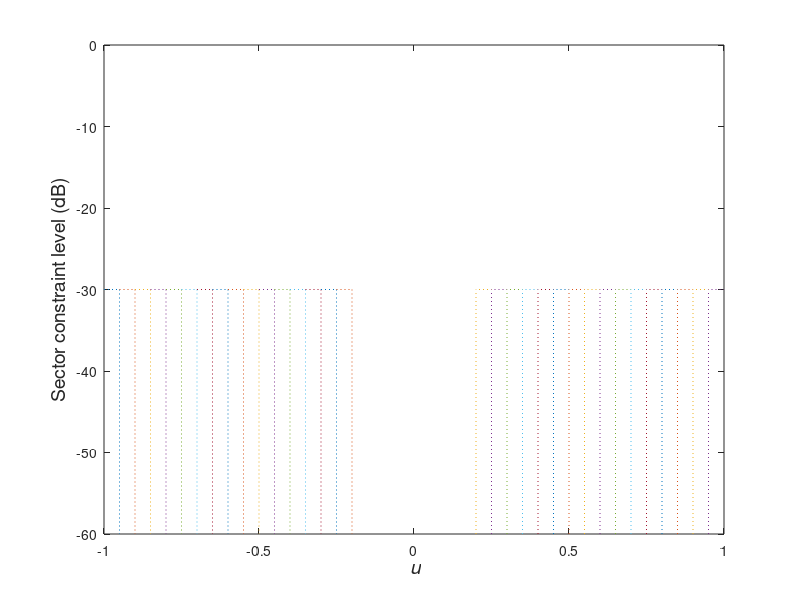

Source code (MATLAB):
%%%%%%%%%%%%%%%%%%%%%%%%%%%%%%%%%%%%%
% Figure 3.49
% K. Bell 9/29/00, 7/23/01, 9/30/01
%%%%%%%%%%%%%%%%%%%%%%%%%%%%%%%%%%%%%
clear all
close all

N = 10;                         % number of elements            
d = 0.5;                        % spacing wrt lambda
D = [-(N-1)/2:1:(N-1)/2]'*d;    % positions 

% steering direction
uT = 0 ;                         
vT = exp(j*2*pi*D*uT);

% design parameters
SLLdb = -30;
Delta = 0.05;
uleftedge = [-1+Delta:Delta:-0.2];
nl = length(uleftedge);
urightedge = -fliplr(uleftedge);
nr = length(urightedge);
figure(1)
plot([-1 uleftedge(1) uleftedge(1)],[SLLdb SLLdb -60],':')
hold on
for n=2:nl
   plot([uleftedge(n-1) uleftedge(n) uleftedge(n)],[SLLdb SLLdb -60],':')
end
for n=1:nr-1
   plot([urightedge(n) urightedge(n) urightedge(n+1)],[-60 SLLdb SLLdb],':')
end
plot([urightedge(nr) urightedge(nr) 1],[-60 SLLdb SLLdb],':')
axis([-1 1 -60 0])
ylabel('Sector constraint level (dB)','Fontsize',14)
xlabel('\it u','Fontsize',14)
